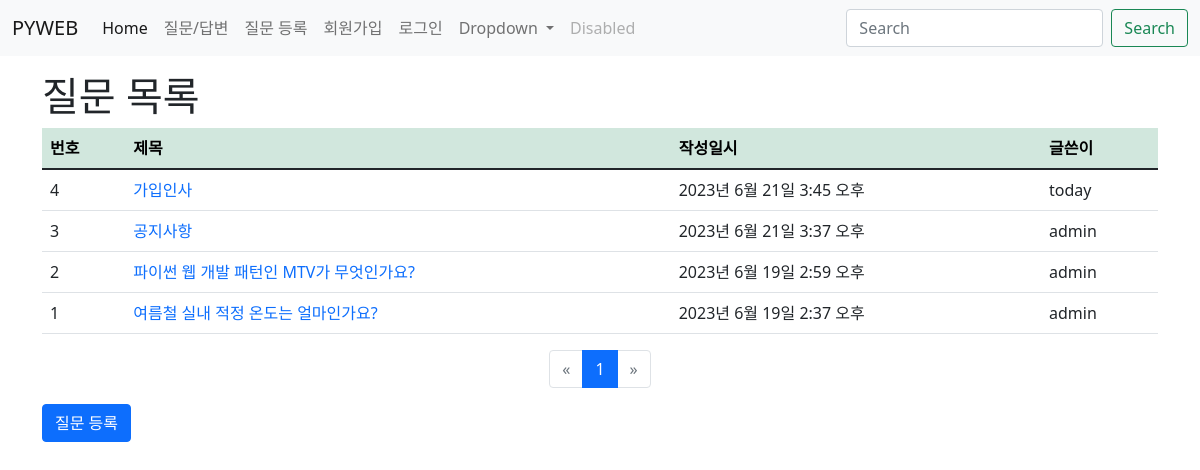
Page /board/ on the earlier database version.
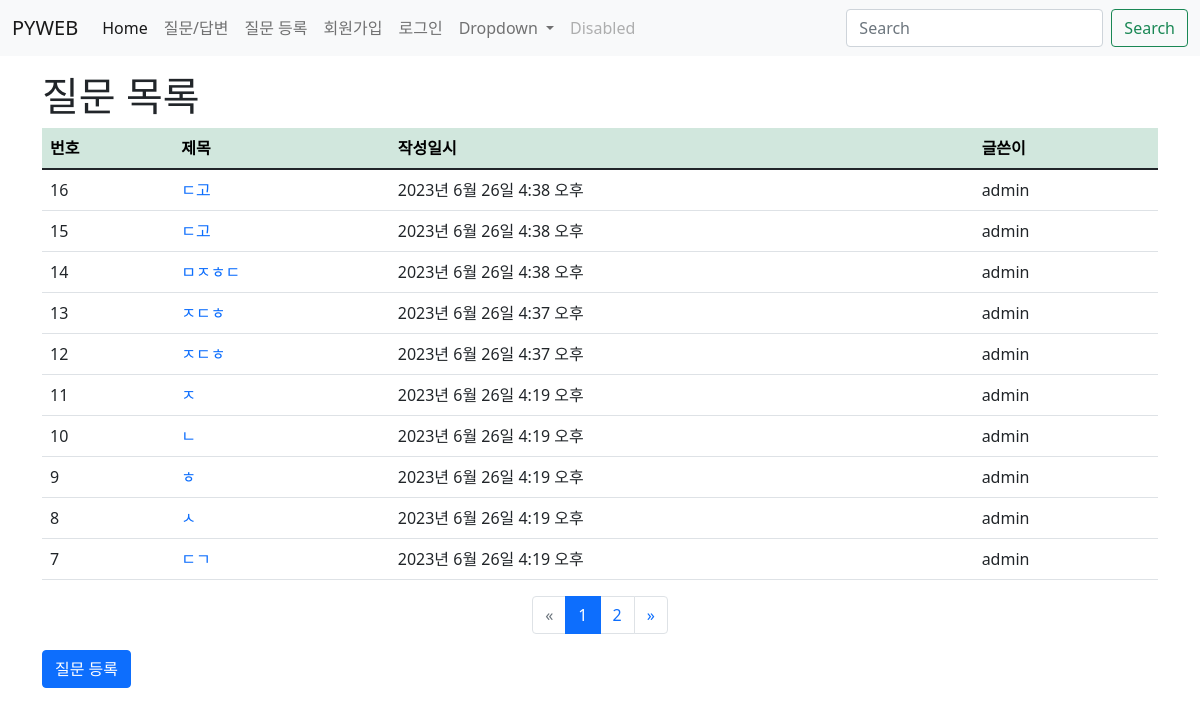
Same page on the later database version.
### board/models.py (models this page shows, shortened)
class Question(models.Model):
    author = models.ForeignKey(User, on_delete=models.CASCADE, default=1)
    subject = models.CharField(max_length=200)  # 제목
    content = models.TextField()                # 질문 내용
    create_date = models.DateTimeField()        # 등록일
    hit = models.IntegerField(null=True)
    modify_date = models.DateTimeField(null=True, blank=True)

### board/views.py (the view)
# urls.py: path('', views.question_list, name='question_list'),
def question_list(request):
    question_list = Question.objects.order_by('-create_date')
    page = request.GET.get('page', '1')
    paginator = Paginator(question_list, 10)
    page_obj = paginator.get_page(page)
    context = {'question_list':page_obj}
    return render(request, 'board/question_list.html', context)

### board/templatetags/board_filter.py (called while the page is built)
@register.filter()
def sub(value, arg):
    return value - arg

### templates/board/question_list.html
{% extends 'base.html' %}
{% load board_filter %}
{% block content %}
<div class="container my-3">
    <section id="question_list">
        <h1>질문 목록</h1>
        <table class="table">
            <thead>
                <tr class="table-success">
                    <th>번호</th><th>제목</th><th>작성일시</th><th>글쓴이</th>
                </tr>
            </thead>
            <tbody>
                {% if question_list %}
                {% for question in question_list %}
                <tr>
                    <td>{{ question_list.paginator.count|sub:question_list.start_index|sub:forloop.counter0|add:1 }}</td>
                    <td>
                        <a href="{% url 'board:detail' question.id %}" class="text-decoration-none">
                            {{ question.subject }}
                        </a>
                    </td>
                    <td>{{ question.create_date }}</td>
                    <td>{{ question.author }}</td>
                </tr>
                {% endfor %}
                {% else %}
                <tr>
                    <td>질문이 없습니다.</td>
                </tr>
                {% endif %}
            </tbody>
        </table>
    <ul class="pagination justify-content-center">
        {% if question_list.has_previous %}
            <li class="page-item">
                <a class="page-link" href="?page={{ question_list.previous_page_number }}">&laquo;</a>
            </li>
        {% else %}
            <li class="page-item disabled">
                <span class="page-link">&laquo;</span>
            </li>
        {% endif %}
        {% for page_number in question_list.paginator.page_range %}
            {% if question_list.number == page_number %}
                <li class="page-item active">
                    <span class="page-link">{{ page_number }}</span>
                </li>
            {% else %}
                <li class="page-item">
                    <a class="page-link" href="?page={{ page_number }}">{{ page_number }}</a>
                </li>
            {% endif %}
        {% endfor %}
        {% if question_list.has_next %}
            <li class="page-item">
                <a class="page-link" href="?page={{ question_list.next_page_number }}">&raquo;</a>
            </li>
        {% else %}
            <li class="page-item disabled">
                <span class="page-link">&raquo;</span>
            </li>
        {% endif %}
    </ul>
        <a href="{% url 'board:question_create' %}" class="btn btn-primary">질문 등록</a>
    </section>
</div>
{% endblock %}

Differences in the rows shown:
no longer on this page (row unchanged): Question: paginator.count|sub "4", subject "가입인사", create_date "2023년 6월 21일 3:45 오후", author "today"
no longer on this page (row unchanged): Question: paginator.count|sub "3", subject "공지사항", create_date "2023년 6월 21일 3:37 오후", author "admin"
no longer on this page (row unchanged): Question: paginator.count|sub "2", subject "파이썬 웹 개발 패턴인 MTV가 무엇인가요?", create_date "2023년 6월 19일 2:59 오후", author "admin"
no longer on this page (row unchanged): Question: paginator.count|sub "1", subject "여름철 실내 적정 온도는 얼마인가요?", create_date "2023년 6월 19일 2:37 오후", author "admin"
added Question: paginator.count|sub "16", subject "ㄷ고", create_date "2023년 6월 26일 4:38 오후", author "admin"
added Question: paginator.count|sub "15", subject "ㄷ고", create_date "2023년 6월 26일 4:38 오후", author "admin"
added Question: paginator.count|sub "14", subject "ㅁㅈㅎㄷ", create_date "2023년 6월 26일 4:38 오후", author "admin"
added Question: paginator.count|sub "13", subject "ㅈㄷㅎ", create_date "2023년 6월 26일 4:37 오후", author "admin"
added Question: paginator.count|sub "12", subject "ㅈㄷㅎ", create_date "2023년 6월 26일 4:37 오후", author "admin"
added Question: paginator.count|sub "11", subject "ㅈ", create_date "2023년 6월 26일 4:19 오후", author "admin"
added Question: paginator.count|sub "10", subject "ㄴ", create_date "2023년 6월 26일 4:19 오후", author "admin"
added Question: paginator.count|sub "9", subject "ㅎ", create_date "2023년 6월 26일 4:19 오후", author "admin"
added Question: paginator.count|sub "8", subject "ㅅ", create_date "2023년 6월 26일 4:19 오후", author "admin"
added Question: paginator.count|sub "7", subject "ㄷㄱ", create_date "2023년 6월 26일 4:19 오후", author "admin"
Other differences:
new list line: "2"
